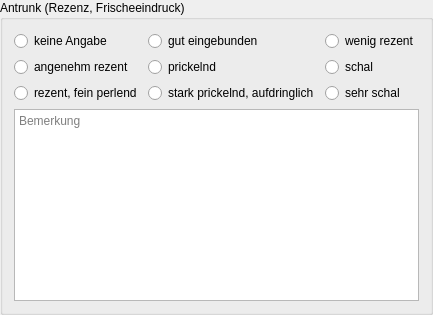
         <widget class="QGroupBox" name="groupBox6">
          <property name="title">
           <string>Antrunk (Rezenz, Frischeeindruck)</string>
          </property>
          <layout class="QGridLayout" name="gridLayout_8">
           <item row="2" column="0">
            <widget class="QRadioButton" name="rbAntrunk_1">
             <property name="text">
              <string>rezent, fein perlend</string>
             </property>
            </widget>
           </item>
           <item row="0" column="0">
            <widget class="QRadioButton" name="rbAntrunk_ka">
             <property name="text">
              <string>keine Angabe</string>
             </property>
            </widget>
           </item>
           <item row="2" column="1">
            <widget class="QRadioButton" name="rbAntrunk_4">
             <property name="text">
              <string>stark prickelnd, aufdringlich</string>
             </property>
            </widget>
           </item>
           <item row="1" column="1">
            <widget class="QRadioButton" name="rbAntrunk_3">
             <property name="text">
              <string>prickelnd</string>
             </property>
            </widget>
           </item>
           <item row="1" column="0">
            <widget class="QRadioButton" name="rbAntrunk_0">
             <property name="text">
              <string>angenehm rezent</string>
             </property>
            </widget>
           </item>
           <item row="0" column="2">
            <widget class="QRadioButton" name="rbAntrunk_5">
             <property name="text">
              <string>wenig rezent</string>
             </property>
            </widget>
           </item>
           <item row="2" column="2">
            <widget class="QRadioButton" name="rbAntrunk_7">
             <property name="text">
              <string>sehr schal</string>
             </property>
            </widget>
           </item>
           <item row="0" column="1">
            <widget class="QRadioButton" name="rbAntrunk_2">
             <property name="text">
              <string>gut eingebunden</string>
             </property>
            </widget>
           </item>
           <item row="1" column="2">
            <widget class="QRadioButton" name="rbAntrunk_6">
             <property name="text">
              <string>schal</string>
             </property>
            </widget>
           </item>
           <item row="3" column="0" colspan="3">
            <widget class="QPlainTextEdit" name="tbAntrunk">
             <property name="minimumSize">
              <size>
               <width>0</width>
               <height>42</height>
              </size>
             </property>
             <property name="toolTip">
              <string>&lt;html&gt;&lt;head/&gt;&lt;body&gt;&lt;p&gt;Hier ist Platz für frei formulierte &lt;span style=&quot; font-weight:600;&quot;&gt;Ausführungen&lt;/span&gt; zum Antrunk.&lt;/p&gt;&lt;p&gt;Die Sinneswahrnehmungen des ersten Schluckes, dem Antrunk, betreffen Vollmundigkeit und Aroma des Bieres. Die Vollmundigkeit entsteht hauptsächlich durch die Eiweißverbindungen, die durch das Malz ins Bier gelangen.&lt;/p&gt;&lt;p&gt;Zum Beispiel ist ein Doppelbock besser, je vollmundiger es ist, demgegenüber sollte ein Pils „schlank“ bleiben. Ein Bier, bei dem man das Gefühl hat man müsste sie vor dem Schlucken erst kauen ist sehr vollmundig – es „füllt“ den Mundraum.&lt;/p&gt;&lt;p&gt;&lt;span style=&quot; font-weight:600; color:#fc0107;&quot;&gt;Achtung: &lt;/span&gt;Ein Sud muss im &lt;span style=&quot; font-weight:600;&quot;&gt;Tab Abfülldaten &lt;/span&gt;als abgefüllt markiert worden sein, bevor man ihn hier tätig werden kann.&lt;/p&gt;&lt;/body&gt;&lt;/html&gt;</string>
             </property>
             <property name="placeholderText">
              <string>Bemerkung</string>
             </property>
            </widget>
           </item>
          </layout>
         </widget>
